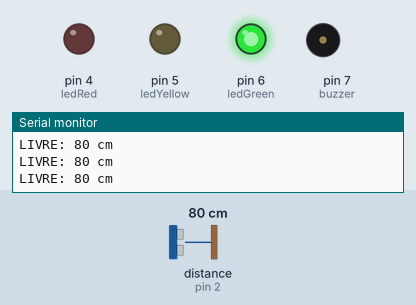
This sketch was run on a simulated Arduino Uno, built with avr-gcc and run on an emulated ATmega328P. On the bench: output pins drawn as LEDs (lit = HIGH), buzzer (waves = sounding), the last lines printed to the serial monitor. Wiring (inferred from the names in the program): ultrasonic range finder: trigger pin 3; echo pin 2. The test bench sets the inputs (shaded band); at power-on: distance to the obstacle (sensor on pin 2) 80 cm. The echo pulse lasts 58.3 µs per cm; pins used as bus, display or sensor lines are not drawn.

Above: at 1.2 s.
1.3 s: distance to the obstacle (sensor on pin 2) set to 22 cm
2.8 s: distance to the obstacle (sensor on pin 2) set to 18 cm
At 4.1 s:
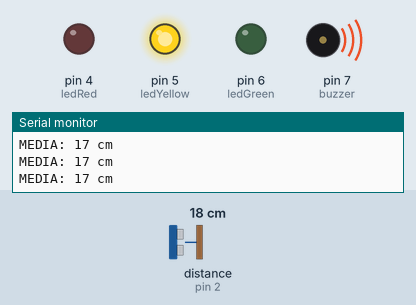
4.4 s: distance to the obstacle (sensor on pin 2) set to 13 cm
5.9 s: distance to the obstacle (sensor on pin 2) set to 10 cm
At 7.0 s:
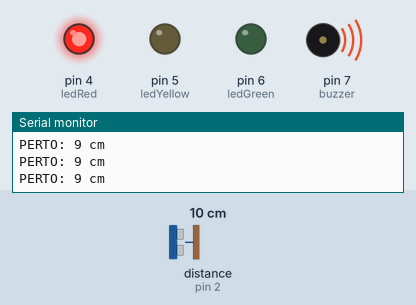
7.4 s: distance to the obstacle (sensor on pin 2) set to 35 cm
At 8.6 s:
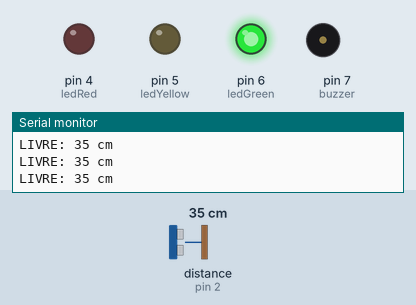
8.9 s: distance to the obstacle (sensor on pin 2) set to 2 cm
At 10.2 s:
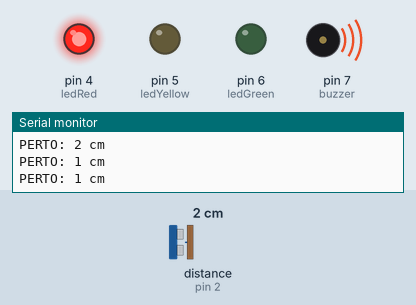
Timing chart, 0 to 11.4 s (numbered marks = the images above; inputs shaded):
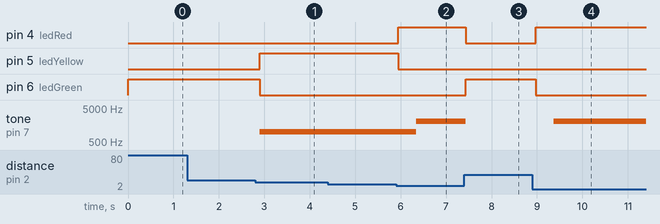

The sketch:

SensorInteligentedeProximidade.ino
```cpp
// Distâncias (em cm)
const int distancia_objeto = 10;   // PERTO
const int distancia_media = 20;   // MÉDIO

// Sensor ultrassônico
const int TRIG = 3;
const int ECHO = 2;

// LEDs
const int ledGreen = 6;
const int ledYellow = 5;
const int ledRed = 4;

// Buzzer
const int buzzer = 7;

// Variáveis do buzzer (sirene)
float seno;
int frequencia;

void setup() {
  Serial.begin(9600);

  // Sensor
  pinMode(TRIG, OUTPUT);
  pinMode(ECHO, INPUT);

  // LEDs
  pinMode(ledGreen, OUTPUT);
  pinMode(ledYellow, OUTPUT);
  pinMode(ledRed, OUTPUT);

  // Buzzer
  pinMode(buzzer, OUTPUT);
}

void loop() {

  int distancia = sensor_morcego(TRIG, ECHO);

  // LED Vermelho
  if (distancia <= distancia_objeto) {

    Serial.print("PERTO: ");
    Serial.print(distancia);
    Serial.println(" cm");

    digitalWrite(ledRed, HIGH);
    digitalWrite(ledYellow, LOW);
    digitalWrite(ledGreen, LOW);

    tocaBuzzer();
  }

  // LED Amarelo
  else if (distancia <= distancia_media) {

    Serial.print("MEDIA: ");
    Serial.print(distancia);
    Serial.println(" cm");

    digitalWrite(ledRed, LOW);
    digitalWrite(ledYellow, HIGH);
    digitalWrite(ledGreen, LOW);

    tone(buzzer, 1000); // som mais leve
  }

  // LED Verde
  else {

    Serial.print("LIVRE: ");
    Serial.print(distancia);
    Serial.println(" cm");

    digitalWrite(ledRed, LOW);
    digitalWrite(ledYellow, LOW);
    digitalWrite(ledGreen, HIGH);

    noTone(buzzer);
  }

  delay(100);
}

// Sensor
int sensor_morcego(int pinotrig, int pinoecho) {

  digitalWrite(pinotrig, LOW);
  delayMicroseconds(2);

  digitalWrite(pinotrig, HIGH);
  delayMicroseconds(10);

  digitalWrite(pinotrig, LOW);

  return pulseIn(pinoecho, HIGH) / 58;
}

// Buzzer
void tocaBuzzer() {

  for (int x = 0; x < 180; x++) {

    seno = (sin(x * 3.1416 / 180));
    frequencia = 2000 + (int)(seno * 1000);

    tone(buzzer, frequencia);
    delay(2);
  }
}
```

Measured:
- the behaviour switches between 21 and 20 cm on distance to the obstacle (sensor on pin 2) (found by bisection; images 0 and 1)
- the behaviour switches between 12 and 11 cm on distance to the obstacle (sensor on pin 2) (found by bisection; images 1 and 2)
- after the input at 2.8 s, pin 5 (ledYellow): LOW → HIGH after 0.10 s; pin 6 (ledGreen): HIGH → LOW after 0.10 s; tone on pin 7 (buzzer): silent → 1000 Hz after 0.10 s
- after the input at 5.9 s, pin 4 (ledRed): LOW → HIGH after 0.05 s; pin 5 (ledYellow): HIGH → LOW after 0.05 s; tone on pin 7 (buzzer): 1000 Hz → 2017 Hz after 0.44 s
- after the input at 7.4 s, pin 4 (ledRed): HIGH → LOW at once; pin 6 (ledGreen): LOW → HIGH at once; tone on pin 7 (buzzer): 2017 Hz → silent at once
- after the input at 8.9 s, pin 4 (ledRed): LOW → HIGH after 0.08 s; pin 6 (ledGreen): HIGH → LOW after 0.08 s; tone on pin 7 (buzzer): silent → 2017 Hz after 0.47 s
